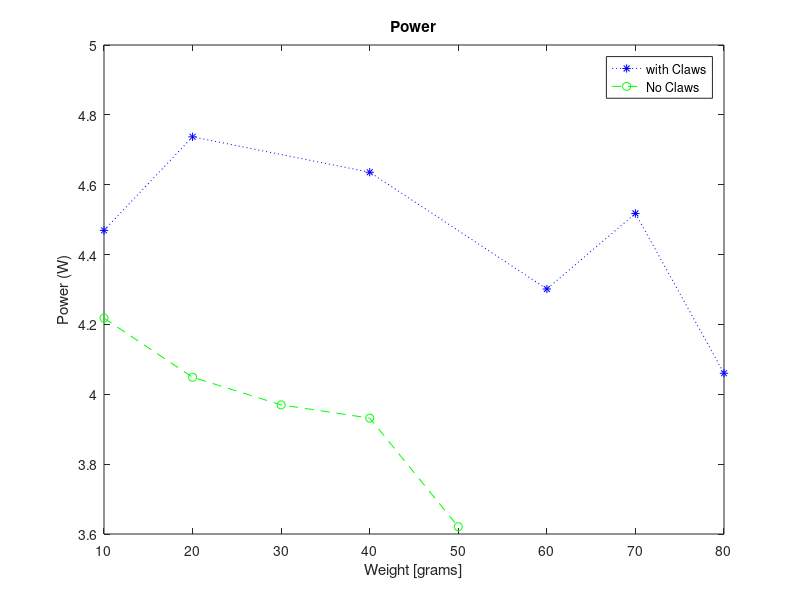
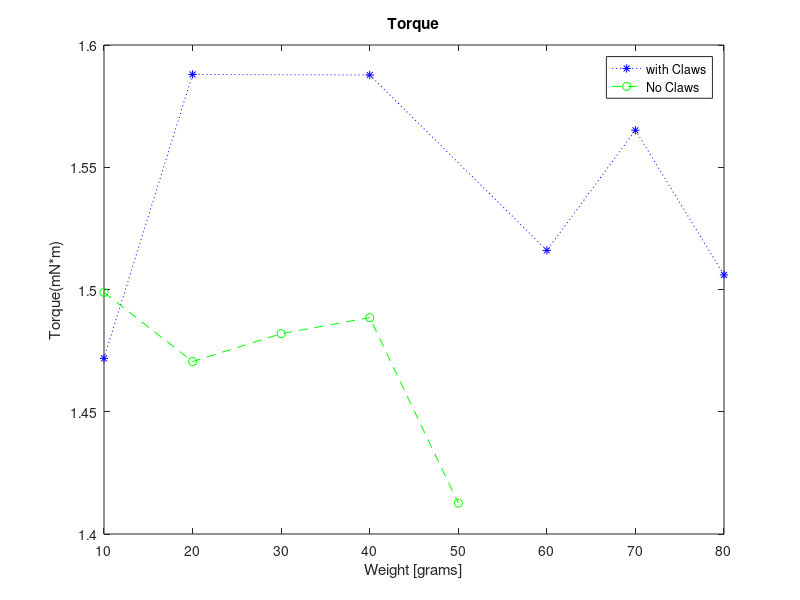

Reproduce these figures in MATLAB, in order.
%Plotting Power and Torque

%Plot for with claws

weight = [
    10
    20
    40
    60
    70
    80];
Power = [4.469266667
4.7371
4.635766667
4.3014
4.517766667
4.060166667];

Torque = [1.471833333
1.587966667
1.587733333
1.516
1.565133333
1.505966667];



%Plot for Without Claws
figure('color','white');
weightNC = [10
20
30
40
50];

PowerNC = [4.218033333
4.0488
3.969666667
3.9318
3.620766667];

TorqueNC = [1.4988
1.470533333
1.481933333
1.4885
1.412633333];

plot(weight,Power,':b*',weightNC, PowerNC, '--go')
xlabel('Weight [grams]');
ylabel('Power (W)')
title('Power')
legend('with Claws', 'No Claws')

figure('color','white');
plot(weight,Torque,':b*',weightNC, TorqueNC, '--go')
xlabel('Weight [grams]');
ylabel('Torque(mN*m)')
title('Torque')
legend('with Claws', 'No Claws')


